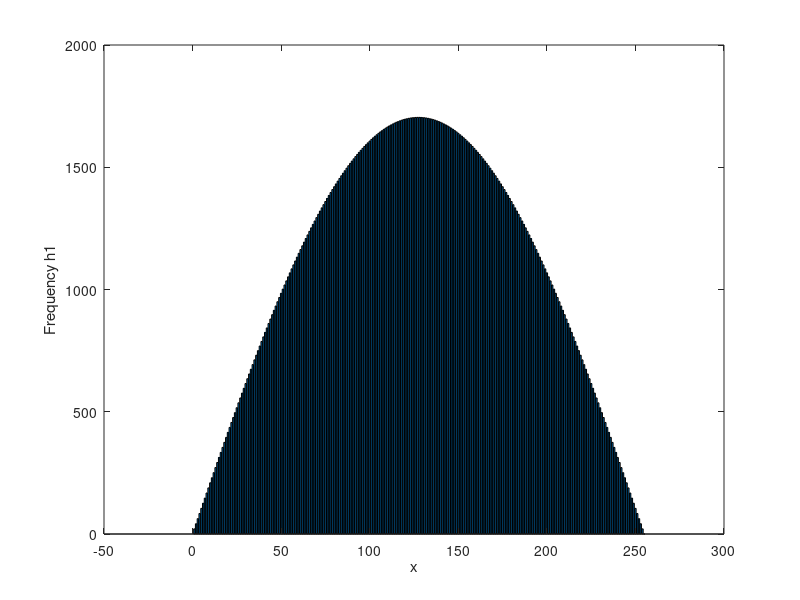

This chart was generated by the following MATLAB code:
x=0:255;
y = 1704*sin(pi*x/255);
bar(x,y);
xlabel('x');
ylabel('Frequency h1');

%y H(D)=1704sin(πD/ 255)

%get L, total number of gray levels, 8 bits
L = 2^8; % 256 grey levels, so it needs to be divided into 256 bins

% step 0,
%get L, total number of gray levels, 8 bits
L = 2^8; % 256 grey levels, so it needs to be divided into 256 bins
% get n, total number of pixels
n =[];
n(1)= round(1704*sin(pi*0/255));
t=[];
t(1) = n(1);
for d = 2:256
    n(d) = round(1704*sin(pi*(d-1)/255));
    t(d) = t(d-1)+n(d);
end
N = t(256);% total number of pixels
pIn = [];
pIn = n/N;
disp(pIn);
%fprintf("d: %d, v: %d, N: %d\n",d,round(1704*sin(pi*0/255)),N);
